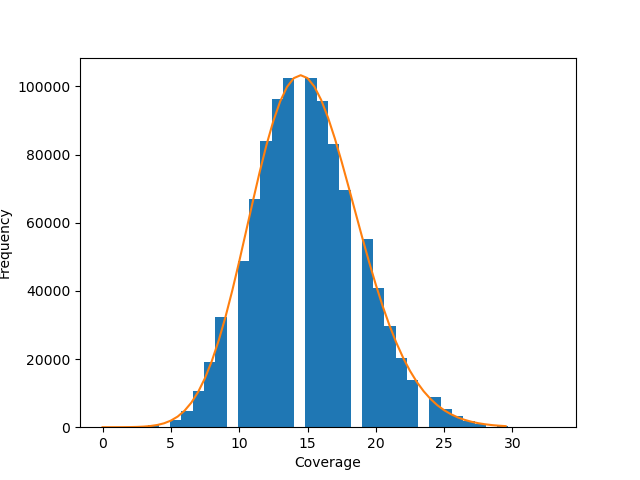

Generate this figure with Python:
#!usr/bin/env python

import random
import matplotlib.pyplot as plt
import scipy.stats
import numpy as np

reads=150000

coverage=[0]*1000000
for i in range(1,150000):
    start=random.randint(0,999901)
    for j in range(0,100):
        coverage[start+j]+=1

x=np.arange(0,30,0.5)
poisson_counts=scipy.stats.poisson.pmf(x,15)*1000000
fig, ax=plt.subplots()
ax.hist(coverage, bins=40)
ax.plot(x, poisson_counts)
ax.set_xlabel("Coverage")
ax.set_ylabel("Frequency")
fig.savefig("ex1-4.png")
plt.close(fig)
print(poisson_counts)
count=0
for k in coverage:
    if k==0:
        count +=1
        
print(count)